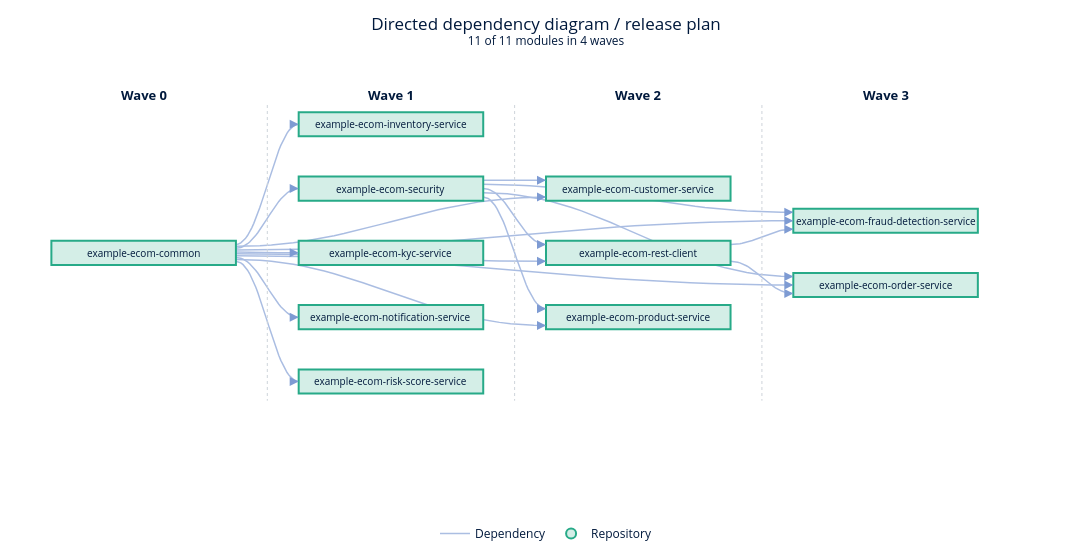

The notebook cell this image was saved under:
### Code cell
import code_data_science.palette as palette
from collections import defaultdict

# Moderne brand colors
_cm = palette.__moderne_color_map
GREEN = _cm["activity_green"][500]
GREEN_LIGHT = _cm["activity_green"][100]
RED = _cm["cherry_red"][500]
RED_LIGHT = _cm["cherry_red"][100]
INDIGO = _cm["indigo"]["main"]
GREY_400 = _cm["grey"][400]
PERIWINKLE = _cm["periwinkle"][500]
MAGENTA = _cm["magenta"][500]

# Pixel constants for layout sizing
_CHAR_PX = 7.5     # avg char width at font-size 10
_BOX_PAD_PX = 24   # horizontal padding inside box
_GAP_PX = 100      # horizontal gap between columns for curves
_ROW_H_PX = 30     # box height in pixels
_ROW_GAP_PX = 50   # vertical gap between rows


if len(coords_df) == 0:
    fig = empty_figure("No project coordinate data found.")
else:
    G = build_release_graph(coords_df, deps_df, parents_df)
    waves, circular = compute_release_waves(G)

    total_modules = len(G.nodes())
    releasable = sum(len(w) for w in waves)
    wave_count = len(waves)

    # --- Build columns ---
    node_is_circular: set[str] = set(circular)
    all_columns: list[tuple[str, list[str]]] = []
    for i, wave in enumerate(waves):
        all_columns.append((f"Wave {i}", wave))
    if circular:
        last_wave_idx = len(waves) - 1
        all_columns[-1] = (f"Wave {last_wave_idx} + C", all_columns[-1][1])
        all_columns.append(("Circular", circular))

    # --- Layout in pixel coordinates (1 data unit = 1 pixel) ---
    all_labels = {repo: short_repo(repo) for repo in G.nodes()}
    max_label_len = max((len(lbl) for lbl in all_labels.values()), default=10)
    box_w_px = max_label_len * _CHAR_PX + _BOX_PAD_PX
    hw = box_w_px / 2
    hh = _ROW_H_PX / 2
    col_step = box_w_px + _GAP_PX
    row_step = _ROW_H_PX + _ROW_GAP_PX

    max_col_height = max((len(col[1]) for col in all_columns), default=1)

    # Figure pixel dimensions
    fig_w = int(len(all_columns) * col_step + _GAP_PX)
    fig_h = max(400, int(max_col_height * row_step + 160))

    # --- Barycenter heuristic (Sugiyama) to reduce crossings ---
    node_y_slot: dict[str, float] = {}
    for col_label, repos in all_columns:
        for j, repo in enumerate(repos):
            node_y_slot[repo] = j

    for _iteration in range(6):
        for col_idx in range(1, len(all_columns)):
            col_label, repos = all_columns[col_idx]
            bary = {}
            for repo in repos:
                ns = [node_y_slot[p] for p in G.predecessors(repo) if p in node_y_slot]
                bary[repo] = sum(ns) / len(ns) if ns else node_y_slot[repo]
            repos_sorted = sorted(repos, key=lambda r: bary[r])
            all_columns[col_idx] = (col_label, repos_sorted)
            for j, repo in enumerate(repos_sorted):
                node_y_slot[repo] = j

        for col_idx in range(len(all_columns) - 2, -1, -1):
            col_label, repos = all_columns[col_idx]
            bary = {}
            for repo in repos:
                ns = [node_y_slot[s] for s in G.successors(repo) if s in node_y_slot]
                bary[repo] = sum(ns) / len(ns) if ns else node_y_slot[repo]
            repos_sorted = sorted(repos, key=lambda r: bary[r])
            all_columns[col_idx] = (col_label, repos_sorted)
            for j, repo in enumerate(repos_sorted):
                node_y_slot[repo] = j

    # --- Assign positions (pixel coords) ---
    node_pos: dict[str, tuple[float, float]] = {}
    col_x_list: list[float] = []
    margin_left = _GAP_PX / 2 + hw
    margin_top = 80.0

    for col_idx, (col_label, repos) in enumerate(all_columns):
        cx = margin_left + col_idx * col_step
        col_x_list.append(cx)
        n = len(repos)
        y_start = margin_top + (max_col_height - n) * row_step / 2
        for j, repo in enumerate(repos):
            node_pos[repo] = (cx, y_start + j * row_step)

    # --- Port offsets ---
    port_margin = hh * 0.7

    out_edges: dict[str, list[tuple[str, str, dict]]] = defaultdict(list)
    in_edges: dict[str, list[tuple[str, str, dict]]] = defaultdict(list)
    for u, v, data in G.edges(data=True):
        if u in node_pos and v in node_pos:
            out_edges[u].append((u, v, data))
            in_edges[v].append((u, v, data))

    edge_start: dict[tuple[str, str], tuple[float, float]] = {}
    edge_end: dict[tuple[str, str], tuple[float, float]] = {}
    edge_type: dict[tuple[str, str], str] = {}

    for node, edges in out_edges.items():
        cx, cy = node_pos[node]
        edges_sorted = sorted(edges, key=lambda e: node_pos[e[1]][1])
        n = len(edges_sorted)
        for i, (u, v, data) in enumerate(edges_sorted):
            dy = 0.0 if n == 1 else (i / (n - 1) - 0.5) * 2 * port_margin
            edge_start[(u, v)] = (cx + hw, cy + dy)
            edge_type[(u, v)] = data.get("edge_type", "dependency")

    for node, edges in in_edges.items():
        cx, cy = node_pos[node]
        edges_sorted = sorted(edges, key=lambda e: node_pos[e[0]][1])
        n = len(edges_sorted)
        for i, (u, v, _) in enumerate(edges_sorted):
            dy = 0.0 if n == 1 else (i / (n - 1) - 0.5) * 2 * port_margin
            edge_end[(u, v)] = (cx - hw, cy + dy)

    # --- Build figure ---
    fig = go.Figure()

    dep_x: list[float | None] = []
    dep_y: list[float | None] = []
    par_x: list[float | None] = []
    par_y: list[float | None] = []
    arrow_annotations: list[dict] = []

    for key in edge_start:
        if key not in edge_end:
            continue
        sx, sy = edge_start[key]
        ex, ey = edge_end[key]
        is_parent = edge_type[key] == "parent"
        color = MAGENTA if is_parent else PERIWINKLE

        # Cubic Bezier with horizontal tangents
        ctrl_offset = (ex - sx) * 0.4
        pts = cubic_bezier(
            (sx, sy), (sx + ctrl_offset, sy),
            (ex - ctrl_offset, ey), (ex, ey),
        )

        xs = [p[0] for p in pts] + [None]
        ys = [p[1] for p in pts] + [None]
        if is_parent:
            par_x.extend(xs)
            par_y.extend(ys)
        else:
            dep_x.extend(xs)
            dep_y.extend(ys)

        # Arrowhead annotation (12px stub)
        arrow_annotations.append(
            dict(
                x=ex, y=ey,
                ax=ex - 12, ay=ey,
                showarrow=True,
                arrowhead=2, arrowsize=1.2, arrowwidth=1.5,
                arrowcolor=color,
                xref="x", yref="y", axref="x", ayref="y",
                text="", standoff=0,
            )
        )

    if dep_x:
        fig.add_trace(
            go.Scatter(
                x=dep_x, y=dep_y, mode="lines",
                line=dict(width=1.5, color=PERIWINKLE),
                opacity=0.65, name="Dependency", hoverinfo="skip",
            )
        )
    if par_x:
        fig.add_trace(
            go.Scatter(
                x=par_x, y=par_y, mode="lines",
                line=dict(width=1.5, color=MAGENTA),
                opacity=0.65, name="Parent", hoverinfo="skip",
            )
        )

    # --- Shapes ---
    shapes = []

    # Phase separator lines
    for i in range(1, len(col_x_list)):
        mid_x = (col_x_list[i - 1] + col_x_list[i]) / 2
        y_top = margin_top - row_step * 0.3
        y_bot = margin_top + (max_col_height - 1) * row_step + row_step * 0.3
        shapes.append(
            dict(
                type="line", x0=mid_x, y0=y_top, x1=mid_x, y1=y_bot,
                xref="x", yref="y",
                line=dict(color=GREY_400, width=1, dash="dot"),
            )
        )

    # Node rectangles
    for repo, (cx, cy) in node_pos.items():
        is_circ = repo in node_is_circular
        fill = RED_LIGHT if is_circ else GREEN_LIGHT
        border = RED if is_circ else GREEN
        shapes.append(
            dict(
                type="rect", x0=cx - hw, y0=cy - hh, x1=cx + hw, y1=cy + hh,
                xref="x", yref="y", fillcolor=fill,
                line=dict(color=border, width=2), layer="above",
            )
        )

    # --- Annotations ---
    annotations = []
    for col_idx, (col_label, _) in enumerate(all_columns):
        annotations.append(
            dict(
                x=col_x_list[col_idx], y=margin_top - row_step * 0.45,
                text=f"<b>{col_label}</b>", showarrow=False,
                font=dict(size=13, color=INDIGO), xref="x", yref="y",
            )
        )
    for repo, (cx, cy) in node_pos.items():
        annotations.append(
            dict(
                x=cx, y=cy, text=all_labels[repo], showarrow=False,
                font=dict(size=10, color=INDIGO), xref="x", yref="y",
                xanchor="center", yanchor="middle",
            )
        )
    annotations.extend(arrow_annotations)

    # Invisible scatter for node hover (hidden from legend)
    for is_circ_group, color in [(False, GREEN_LIGHT), (True, RED_LIGHT)]:
        nodes = [
            (r, p) for r, p in node_pos.items()
            if (r in node_is_circular) == is_circ_group
        ]
        if nodes:
            fig.add_trace(
                go.Scatter(
                    x=[p[0] for _, p in nodes], y=[p[1] for _, p in nodes],
                    mode="markers", marker=dict(size=0.1, color=color),
                    hoverinfo="text",
                    hovertext=[
                        f"<b>{r}</b><br>Depends on: {G.in_degree(r)}<br>Required by: {G.out_degree(r)}"
                        for r, _ in nodes
                    ],
                    showlegend=False,
                )
            )

    # Legend-only traces with visible markers
    fig.add_trace(
        go.Scatter(
            x=[None], y=[None], mode="markers",
            marker=dict(size=10, color=GREEN_LIGHT, line=dict(width=2, color=GREEN)),
            name="Repository", showlegend=True,
        )
    )
    if circular:
        fig.add_trace(
            go.Scatter(
                x=[None], y=[None], mode="markers",
                marker=dict(size=10, color=RED_LIGHT, line=dict(width=2, color=RED)),
                name="Circular dependency", showlegend=True,
            )
        )

    title = "Directed dependency diagram / release plan"
    subtitle = f"{releasable} of {total_modules} modules in {wave_count} waves"

    fig.update_layout(
        title=dict(
            text=f"{title}<br><sup>{subtitle}</sup>",
            x=0.5, xanchor="center", font=dict(color=INDIGO),
        ),
        hovermode="closest",
        xaxis=dict(
            showgrid=False, zeroline=False, showticklabels=False,
            range=[0, fig_w],
        ),
        yaxis=dict(
            showgrid=False, zeroline=False, showticklabels=False,
            range=[fig_h, 0],
        ),
        plot_bgcolor="white",
        shapes=shapes, annotations=annotations,
        legend=dict(
            orientation="h", yanchor="top", y=-0.02,
            xanchor="center", x=0.5, font=dict(color=INDIGO),
        ),
        width=fig_w,
        height=fig_h,
        margin=dict(l=20, r=20, t=60, b=40),
    )

fig.show(renderer="plotly_mimetype")

### Figure 1 — Plotly figure (JSON) as saved in the notebook; plotly's stock layout.template omitted (floating-point values rounded to 4 significant figures; data arrays with more than 128 entries replaced by an {"elided": "..."} marker saying what was removed)
{"data": [{"hoverinfo": "skip", "line": {"color": "#7E9BD3", "width": 1.5}, "mode": "lines", "name": "Dependency", "opacity": 0.65, "type": "scatter", "x": {"elided": "544 float values"}, "y": {"elided": "544 float values"}}, {"hoverinfo": "text", "hovertext": ["<b>modernetraining/example-ecom-common</b><br>Depends on: 0<br>Required by: 10", "<b>modernetraining/example-ecom-inventory-service</b><br>Depends on: 1<br>Required by: 0", "<b>modernetraining/example-ecom-security</b><br>Depends on: 1<br>Required by: 5", "<b>modernetraining/example-ecom-kyc-service</b><br>Depends on: 1<br>Required by: 0", "<b>modernetraining/example-ecom-notification-service</b><br>Depends on: 1<br>Required by: 0", "<b>modernetraining/example-ecom-risk-score-service</b><br>Depends on: 1<br>Required by: 0", "<b>modernetraining/example-ecom-customer-service</b><br>Depends on: 2<br>Required by: 0", "<b>modernetraining/example-ecom-rest-client</b><br>Depends on: 2<br>Required by: 2", "<b>modernetraining/example-ecom-product-service</b><br>Depends on: 2<br>Required by: 0", "<b>modernetraining/example-ecom-fraud-detection-service</b><br>Depends on: 3<br>Required by: 0", "<b>modernetraining/example-ecom-order-service</b><br>Depends on: 3<br>Required by: 0"], "marker": {"color": "#D4EEE7", "size": 0.1}, "mode": "markers", "showlegend": false, "type": "scatter", "x": [197, 591, 591, 591, 591, 591, 985, 985, 985, 1379, 1379], "y": [240, 80, 160, 240, 320, 400, 160, 240, 320, 200, 280]}, {"marker": {"color": "#D4EEE7", "line": {"color": "#27AA88", "width": 2}, "size": 10}, "mode": "markers", "name": "Repository", "showlegend": true, "type": "scatter", "x": [null], "y": [null]}], "layout": {"annotations": [{"font": {"color": "#00193c", "size": 13}, "showarrow": false, "text": "<b>Wave 0</b>", "x": 197, "xref": "x", "y": 44, "yref": "y"}, {"font": {"color": "#00193c", "size": 13}, "showarrow": false, "text": "<b>Wave 1</b>", "x": 591, "xref": "x", "y": 44, "yref": "y"}, {"font": {"color": "#00193c", "size": 13}, "showarrow": false, "text": "<b>Wave 2</b>", "x": 985, "xref": "x", "y": 44, "yref": "y"}, {"font": {"color": "#00193c", "size": 13}, "showarrow": false, "text": "<b>Wave 3</b>", "x": 1379, "xref": "x", "y": 44, "yref": "y"}, {"font": {"color": "#00193c", "size": 10}, "showarrow": false, "text": "example-ecom-common", "x": 197, "xanchor": "center", "xref": "x", "y": 240, "yanchor": "middle", "yref": "y"}, {"font": {"color": "#00193c", "size": 10}, "showarrow": false, "text": "example-ecom-inventory-service", "x": 591, "xanchor": "center", "xref": "x", "y": 80, "yanchor": "middle", "yref": "y"}, {"font": {"color": "#00193c", "size": 10}, "showarrow": false, "text": "example-ecom-security", "x": 591, "xanchor": "center", "xref": "x", "y": 160, "yanchor": "middle", "yref": "y"}, {"font": {"color": "#00193c", "size": 10}, "showarrow": false, "text": "example-ecom-kyc-service", "x": 591, "xanchor": "center", "xref": "x", "y": 240, "yanchor": "middle", "yref": "y"}, {"font": {"color": "#00193c", "size": 10}, "showarrow": false, "text": "example-ecom-notification-service", "x": 591, "xanchor": "center", "xref": "x", "y": 320, "yanchor": "middle", "yref": "y"}, {"font": {"color": "#00193c", "size": 10}, "showarrow": false, "text": "example-ecom-risk-score-service", "x": 591, "xanchor": "center", "xref": "x", "y": 400, "yanchor": "middle", "yref": "y"}, {"font": {"color": "#00193c", "size": 10}, "showarrow": false, "text": "example-ecom-customer-service", "x": 985, "xanchor": "center", "xref": "x", "y": 160, "yanchor": "middle", "yref": "y"}, {"font": {"color": "#00193c", "size": 10}, "showarrow": false, "text": "example-ecom-rest-client", "x": 985, "xanchor": "center", "xref": "x", "y": 240, "yanchor": "middle", "yref": "y"}, {"font": {"color": "#00193c", "size": 10}, "showarrow": false, "text": "example-ecom-product-service", "x": 985, "xanchor": "center", "xref": "x", "y": 320, "yanchor": "middle", "yref": "y"}, {"font": {"color": "#00193c", "size": 10}, "showarrow": false, "text": "example-ecom-fraud-detection-service", "x": 1379, "xanchor": "center", "xref": "x", "y": 200, "yanchor": "middle", "yref": "y"}, {"font": {"color": "#00193c", "size": 10}, "showarrow": false, "text": "example-ecom-order-service", "x": 1379, "xanchor": "center", "xref": "x", "y": 280, "yanchor": "middle", "yref": "y"}, {"arrowcolor": "#7E9BD3", "arrowhead": 2, "arrowsize": 1.2, "arrowwidth": 1.5, "ax": 432, "axref": "x", "ay": 80, "ayref": "y", "showarrow": true, "standoff": 0, "text": "", "x": 444, "xref": "x", "y": 80, "yref": "y"}, {"arrowcolor": "#7E9BD3", "arrowhead": 2, "arrowsize": 1.2, "arrowwidth": 1.5, "ax": 826, "axref": "x", "ay": 170.5, "ayref": "y", "showarrow": true, "standoff": 0, "text": "", "x": 838, "xref": "x", "y": 170.5, "yref": "y"}, {"arrowcolor": "#7E9BD3", "arrowhead": 2, "arrowsize": 1.2, "arrowwidth": 1.5, "ax": 432, "axref": "x", "ay": 160, "ayref": "y", "showarrow": true, "standoff": 0, "text": "", "x": 444, "xref": "x", "y": 160, "yref": "y"}, {"arrowcolor": "#7E9BD3", "arrowhead": 2, "arrowsize": 1.2, "arrowwidth": 1.5, "ax": 1220, "axref": "x", "ay": 200, "ayref": "y", "showarrow": true, "standoff": 0, "text": "", "x": 1232, "xref": "x", "y": 200, "yref": "y"}, {"arrowcolor": "#7E9BD3", "arrowhead": 2, "arrowsize": 1.2, "arrowwidth": 1.5, "ax": 432, "axref": "x", "ay": 240, "ayref": "y", "showarrow": true, "standoff": 0, "text": "", "x": 444, "xref": "x", "y": 240, "yref": "y"}, {"arrowcolor": "#7E9BD3", "arrowhead": 2, "arrowsize": 1.2, "arrowwidth": 1.5, "ax": 826, "axref": "x", "ay": 250.5, "ayref": "y", "showarrow": true, "standoff": 0, "text": "", "x": 838, "xref": "x", "y": 250.5, "yref": "y"}, {"arrowcolor": "#7E9BD3", "arrowhead": 2, "arrowsize": 1.2, "arrowwidth": 1.5, "ax": 1220, "axref": "x", "ay": 280, "ayref": "y", "showarrow": true, "standoff": 0, "text": "", "x": 1232, "xref": "x", "y": 280, "yref": "y"}, {"arrowcolor": "#7E9BD3", "arrowhead": 2, "arrowsize": 1.2, "arrowwidth": 1.5, "ax": 432, "axref": "x", "ay": 320, "ayref": "y", "showarrow": true, "standoff": 0, "text": "", "x": 444, "xref": "x", "y": 320, "yref": "y"}, {"arrowcolor": "#7E9BD3", "arrowhead": 2, "arrowsize": 1.2, "arrowwidth": 1.5, "ax": 826, "axref": "x", "ay": 330.5, "ayref": "y", "showarrow": true, "standoff": 0, "text": "", "x": 838, "xref": "x", "y": 330.5, "yref": "y"}, {"arrowcolor": "#7E9BD3", "arrowhead": 2, "arrowsize": 1.2, "arrowwidth": 1.5, "ax": 432, "axref": "x", "ay": 400, "ayref": "y", "showarrow": true, "standoff": 0, "text": "", "x": 444, "xref": "x", "y": 400, "yref": "y"}, {"arrowcolor": "#7E9BD3", "arrowhead": 2, "arrowsize": 1.2, "arrowwidth": 1.5, "ax": 1220, "axref": "x", "ay": 210.5, "ayref": "y", "showarrow": true, "standoff": 0, "text": "", "x": 1232, "xref": "x", "y": 210.5, "yref": "y"}, {"arrowcolor": "#7E9BD3", "arrowhead": 2, "arrowsize": 1.2, "arrowwidth": 1.5, "ax": 1220, "axref": "x", "ay": 290.5, "ayref": "y", "showarrow": true, "standoff": 0, "text": "", "x": 1232, "xref": "x", "y": 290.5, "yref": "y"}, {"arrowcolor": "#7E9BD3", "arrowhead": 2, "arrowsize": 1.2, "arrowwidth": 1.5, "ax": 826, "axref": "x", "ay": 149.5, "ayref": "y", "showarrow": true, "standoff": 0, "text": "", "x": 838, "xref": "x", "y": 149.5, "yref": "y"}, {"arrowcolor": "#7E9BD3", "arrowhead": 2, "arrowsize": 1.2, "arrowwidth": 1.5, "ax": 1220, "axref": "x", "ay": 189.5, "ayref": "y", "showarrow": true, "standoff": 0, "text": "", "x": 1232, "xref": "x", "y": 189.5, "yref": "y"}, {"arrowcolor": "#7E9BD3", "arrowhead": 2, "arrowsize": 1.2, "arrowwidth": 1.5, "ax": 826, "axref": "x", "ay": 229.5, "ayref": "y", "showarrow": true, "standoff": 0, "text": "", "x": 838, "xref": "x", "y": 229.5, "yref": "y"}, {"arrowcolor": "#7E9BD3", "arrowhead": 2, "arrowsize": 1.2, "arrowwidth": 1.5, "ax": 1220, "axref": "x", "ay": 269.5, "ayref": "y", "showarrow": true, "standoff": 0, "text": "", "x": 1232, "xref": "x", "y": 269.5, "yref": "y"}, {"arrowcolor": "#7E9BD3", "arrowhead": 2, "arrowsize": 1.2, "arrowwidth": 1.5, "ax": 826, "axref": "x", "ay": 309.5, "ayref": "y", "showarrow": true, "standoff": 0, "text": "", "x": 838, "xref": "x", "y": 309.5, "yref": "y"}], "height": 560, "hovermode": "closest", "legend": {"font": {"color": "#00193c"}, "orientation": "h", "x": 0.5, "xanchor": "center", "y": -0.02, "yanchor": "top"}, "margin": {"b": 40, "l": 20, "r": 20, "t": 60}, "plot_bgcolor": "white", "shapes": [{"line": {"color": "#ced4da", "dash": "dot", "width": 1}, "type": "line", "x0": 394, "x1": 394, "xref": "x", "y0": 56, "y1": 424, "yref": "y"}, {"line": {"color": "#ced4da", "dash": "dot", "width": 1}, "type": "line", "x0": 788, "x1": 788, "xref": "x", "y0": 56, "y1": 424, "yref": "y"}, {"line": {"color": "#ced4da", "dash": "dot", "width": 1}, "type": "line", "x0": 1182, "x1": 1182, "xref": "x", "y0": 56, "y1": 424, "yref": "y"}, {"fillcolor": "#D4EEE7", "layer": "above", "line": {"color": "#27AA88", "width": 2}, "type": "rect", "x0": 50, "x1": 344, "xref": "x", "y0": 225, "y1": 255, "yref": "y"}, {"fillcolor": "#D4EEE7", "layer": "above", "line": {"color": "#27AA88", "width": 2}, "type": "rect", "x0": 444, "x1": 738, "xref": "x", "y0": 65, "y1": 95, "yref": "y"}, {"fillcolor": "#D4EEE7", "layer": "above", "line": {"color": "#27AA88", "width": 2}, "type": "rect", "x0": 444, "x1": 738, "xref": "x", "y0": 145, "y1": 175, "yref": "y"}, {"fillcolor": "#D4EEE7", "layer": "above", "line": {"color": "#27AA88", "width": 2}, "type": "rect", "x0": 444, "x1": 738, "xref": "x", "y0": 225, "y1": 255, "yref": "y"}, {"fillcolor": "#D4EEE7", "layer": "above", "line": {"color": "#27AA88", "width": 2}, "type": "rect", "x0": 444, "x1": 738, "xref": "x", "y0": 305, "y1": 335, "yref": "y"}, {"fillcolor": "#D4EEE7", "layer": "above", "line": {"color": "#27AA88", "width": 2}, "type": "rect", "x0": 444, "x1": 738, "xref": "x", "y0": 385, "y1": 415, "yref": "y"}, {"fillcolor": "#D4EEE7", "layer": "above", "line": {"color": "#27AA88", "width": 2}, "type": "rect", "x0": 838, "x1": 1132, "xref": "x", "y0": 145, "y1": 175, "yref": "y"}, {"fillcolor": "#D4EEE7", "layer": "above", "line": {"color": "#27AA88", "width": 2}, "type": "rect", "x0": 838, "x1": 1132, "xref": "x", "y0": 225, "y1": 255, "yref": "y"}, {"fillcolor": "#D4EEE7", "layer": "above", "line": {"color": "#27AA88", "width": 2}, "type": "rect", "x0": 838, "x1": 1132, "xref": "x", "y0": 305, "y1": 335, "yref": "y"}, {"fillcolor": "#D4EEE7", "layer": "above", "line": {"color": "#27AA88", "width": 2}, "type": "rect", "x0": 1232, "x1": 1526, "xref": "x", "y0": 185, "y1": 215, "yref": "y"}, {"fillcolor": "#D4EEE7", "layer": "above", "line": {"color": "#27AA88", "width": 2}, "type": "rect", "x0": 1232, "x1": 1526, "xref": "x", "y0": 265, "y1": 295, "yref": "y"}], "title": {"font": {"color": "#00193c"}, "text": "Directed dependency diagram / release plan<br><sup>11 of 11 modules in 4 waves</sup>", "x": 0.5, "xanchor": "center"}, "width": 1676, "xaxis": {"range": [0, 1676], "showgrid": false, "showticklabels": false, "zeroline": false}, "yaxis": {"range": [560, 0], "showgrid": false, "showticklabels": false, "zeroline": false}}}
